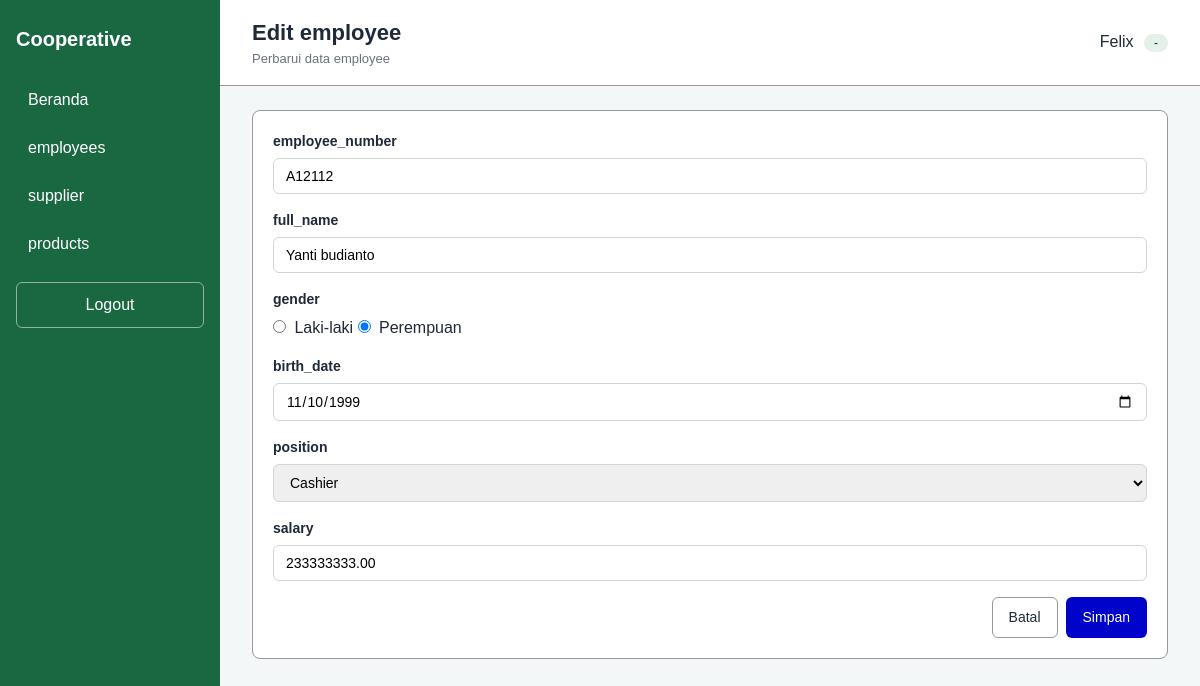
The page /pages/employees/edit.php?id=1 (signed in) on the database its author committed.
### tables this page shows
CREATE TABLE `employees` (
  `employee_id` int NOT NULL,
  `employee_number` varchar(10) DEFAULT NULL,
  `full_name` varchar(100) DEFAULT NULL,
  `gender` enum('M','F') DEFAULT NULL,
  `birth_date` date DEFAULT NULL,
  `position` enum('Cashier','Warehouse Staff','Admin') DEFAULT NULL,
  `salary` decimal(12,2) DEFAULT NULL
);

### repositories/helpers.php (called while the page is built, shortened)
<?php
require_once __DIR__ . "/../config/database.php";
function e($value)
{
    return htmlspecialchars((string) $value, ENT_QUOTES, 'UTF-8');
}
function getEnumOptions($table, $column)
{
    global $pdo;
    $stmt = $pdo->prepare(
        "SELECT COLUMN_TYPE AS type
           FROM INFORMATION_SCHEMA.COLUMNS
          WHERE TABLE_SCHEMA = DATABASE() AND TABLE_NAME = :t AND COLUMN_NAME = :c"
    );
    $stmt->execute(['t' => $table, 'c' => $column]);
    $row = $stmt->fetch();
    preg_match_all("/'([^']+)'/", $row['type'], $matches);
    return $matches[1];
}
function getFlash()
{
    $errors = $_SESSION['flash_errors'] ?? [];
    $old = $_SESSION['flash_old'] ?? [];
    return [$errors, $old];
}

### repositories/employee-repositories.php (called while the page is built, shortened)
<?php
require_once __DIR__ . "/helpers.php";
function getEmployee($id)
{
    global $pdo;
    $stmt = $pdo->prepare("SELECT * FROM employees WHERE employee_id = :id");
    $stmt->execute(['id' => $id]);
    return $stmt->fetch() ?: null;
}
function getGenders()
{
    return getEnumOptions('employees', 'gender');
}
function getPositions()
{
    return getEnumOptions('employees', 'position');
}

### pages/employees/edit.php (the view, shortened to what this page needs)
<?php
require_once __DIR__ . "/../../repositories/employee-repositories.php";
$id = filter_var($_GET['id'] ?? null, FILTER_VALIDATE_INT);
$employee = $id ? getEmployee($id) : null;
$genders = getGenders();
$positions = getPositions();
$genderLabels = ['M' => 'Laki-laki', 'F' => 'Perempuan'];
[$errors, $old] = getFlash();
$form = $old ?: $employee;
?>
<!DOCTYPE html>
<html lang="id">
<head>
  <link rel="stylesheet" href="../../styles/categories/edit.css">
</head>
<body>
  <div class="layout">
    <?php require_once __DIR__ . "/../../components/sidebar.php" ?>
    <main class="main">
      <?php require_once __DIR__ . "/../../components/topbar.php" ?>
      <div class="content">
        <form method="POST" action="../../actions/employees/update.php" class="card">
          <div class="form-group">
            <label for="employee_number">employee_number</label>
            <input type="text" id="employee_number" name="employee_number" maxlength="10"
              value="<?= e($form['employee_number']) ?>" required>
          </div>
          <div class="form-group">
            <label for="full_name">full_name</label>
            <input type="text" id="full_name" name="full_name" maxlength="100" value="<?= e($form['full_name']) ?>"
              required>
          </div>
          <div class="form-group">
            <label>gender</label>
            <?php foreach ($genders as $gender): ?>
              <input type="radio" name="gender" value="<?= e($gender) ?>" <?= $form['gender'] === $gender ? 'checked' : '' ?>
                required>
              <?= e($genderLabels[$gender] ?? $gender) ?>
            <?php endforeach; ?>
          </div>
          <div class="form-group">
            <label for="birth_date">birth_date</label>
            <input type="date" id="birth_date" name="birth_date" max="<?= date('Y-m-d') ?>"
              value="<?= e($form['birth_date']) ?>" required>
          </div>
          <div class="form-group">
            <label for="position">position</label>
            <select id="position" name="position" required>
              <?php foreach ($positions as $position): ?>
                <option value="<?= e($position) ?>" <?= $form['position'] === $position ? 'selected' : '' ?>>
                  <?= e($position) ?>
                </option>
              <?php endforeach; ?>
            </select>
          </div>
          <div class="form-group">
            <label for="salary">salary</label>
            <input type="number" id="salary" name="salary" min="0" step="0.01" value="<?= e($form['salary']) ?>"
              required>
          </div>
          <div class="form-actions">
            <a href="index.php" class="btn btn-outline">Batal</a>
            <button type="submit" name="update" class="btn btn-primary">Simpan</button>
          </div>
        </form>
      </div>
    </main>
  </div>
</body>
</html>

### styles/base.css (style rules this page uses)
:root { --Blue: #0003c9; --green-dark: #196842; --red: #c0392b; --text: #1f2937; --muted: #6b7280; --line: #989898; --bg: #f4f7f7; }
* { margin: 0; padding: 0; box-sizing: border-box; }
body { font-family: Arial, sans-serif; background: var(--bg); color: var(--text); line-height: 1.5; }
a { color: inherit; text-decoration: none; }
.btn { display: inline-block; padding: 9px 16px; border: 1px solid transparent; border-radius: 6px; font-size: 14px; cursor: pointer; }
.btn-primary { background: var(--Blue); color: #fff; }
.btn-outline { background: #fff; border-color: var(--line); color: var(--text); }
.card { background: #fff; border: 1px solid var(--line); border-radius: 8px; padding: 20px; }
.form-group { margin-bottom: 16px; flex: 1; }
label { display: block; font-size: 14px; font-weight: bold; margin-bottom: 6px; }
input, select, textarea { width: 100%; padding: 9px 12px; border: 1px solid #cfd8d3; border-radius: 6px; font-size: 14px; font-family: inherit; }
input[type="radio"], input[type="checkbox"] { width: auto; margin-right: 4px; }
.form-actions { display: flex; justify-content: flex-end; gap: 8px; }

### styles/components/sidebar.css (style rules this page uses)
.layout { display: flex; min-height: 100vh; }

### styles/components/header.css (style rules this page uses)
.main { flex: 1; }
.content { padding: 24px 32px; }

### styles/components/forms.css (style rules this page uses)
.form-group { margin-bottom: 16px; flex: 1; }
label { display: block; font-size: 14px; font-weight: bold; margin-bottom: 6px; }
input, select, textarea { width: 100%; padding: 9px 12px; border: 1px solid #cfd8d3; border-radius: 6px; font-size: 14px; font-family: inherit; }
.form-actions { display: flex; justify-content: flex-end; gap: 8px; }

### rows shown on the page
employees: employee_number "A12112", full_name "Yanti budianto", gender "☑", birth_date "11/10/1999", position "Cashier", salary "233333333.00"

### other values the page prints
$pageTitle "Edit employee"
$pageSubtitle "Perbarui data employee"
$_SESSION['name'] "Felix"
$user['role'] "-"
$genderLabels[$gender] "Laki-laki"
$genderLabels[$gender] "Perempuan"
